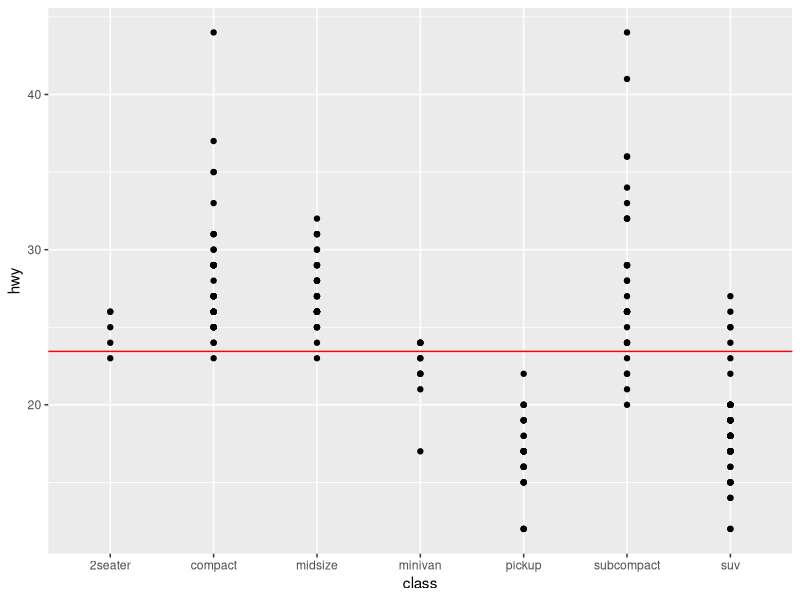
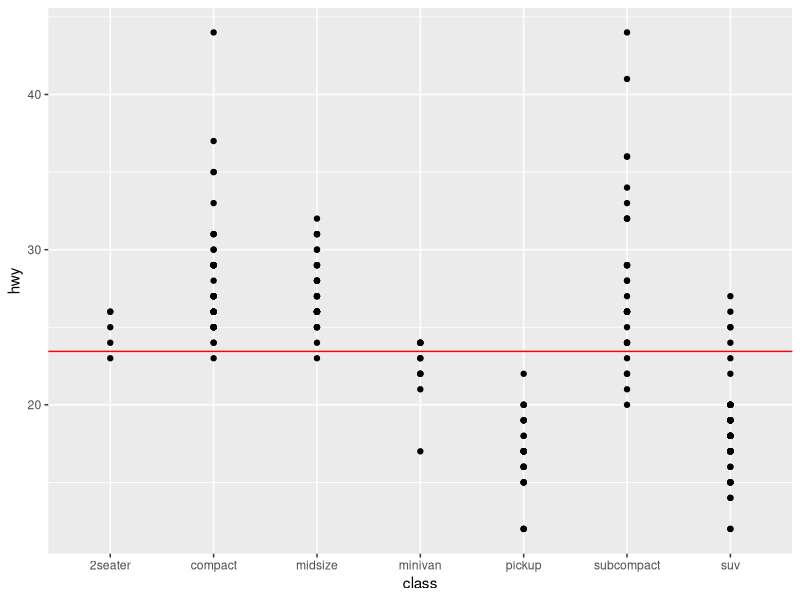
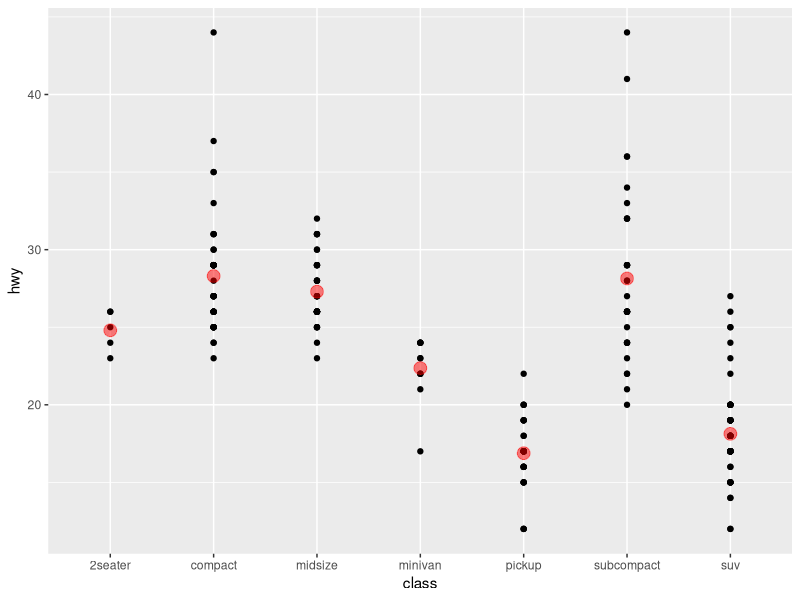
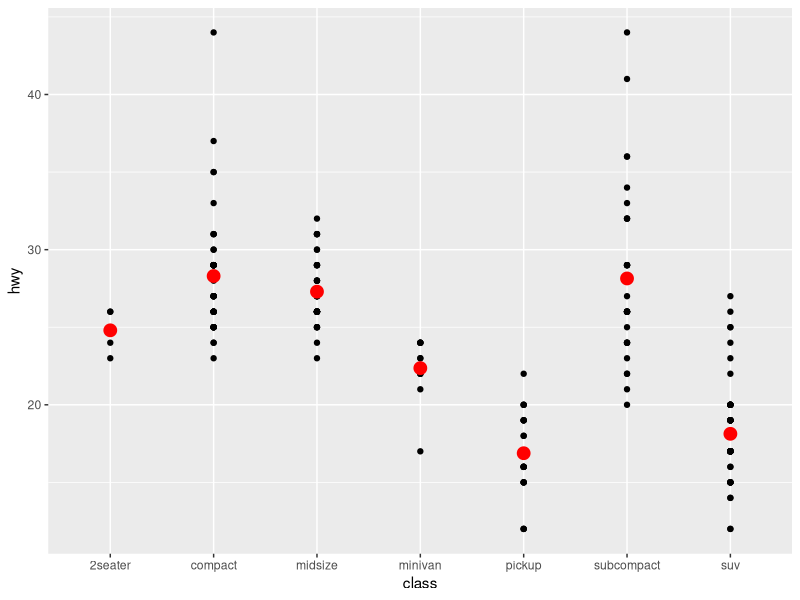
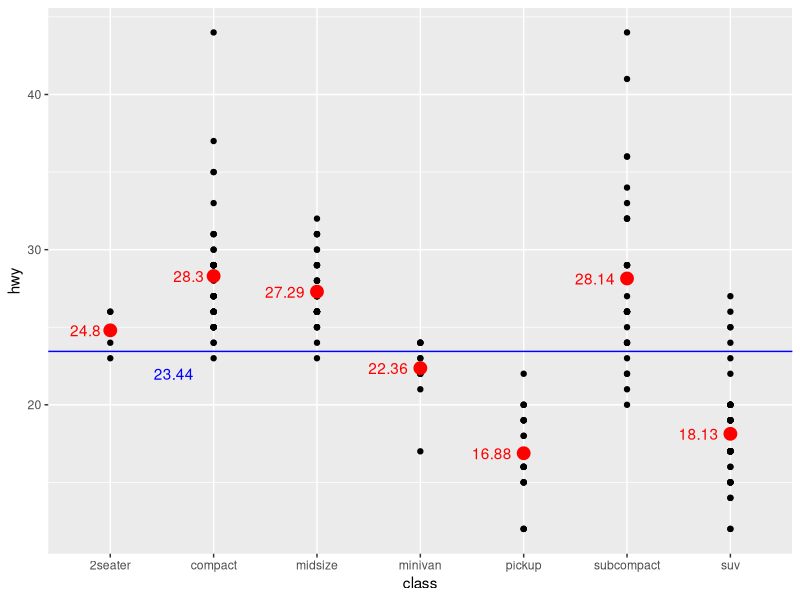

These figures' R source, in order: (Note: this script raises an error after producing the figures.)
## ---- chunk 1
knitr::opts_chunk$set(echo = TRUE)
library(ggplot2)
library(dplyr)
## ---- chunk 2
hwymean1 <- summarize(mpg, avghwy = mean(hwy))
## ---- chunk 3
print(hwymean1)
## ---- chunk 4
ggplot(mpg, aes(class, hwy)) +
  geom_point() +
  geom_hline(aes(yintercept = avghwy), 
             data = hwymean1, 
             color = "red")

## ---- chunk 5
ggplot(mpg, aes(class, hwy)) +
  geom_point() +
  geom_hline(yintercept = 23.44017, 
             color = "red")
## ---- chunk 6
hwymean2 <- mpg %>%
            group_by(class) %>%
            summarize(avghwy = mean(hwy)) %>%
            ungroup()
## ---- chunk 7
ggplot(mpg, aes(class, hwy)) +
  geom_point() +
  geom_point(aes(x = class, y = avghwy),
             data = hwymean2,
             color = "red",
             size = 4,
             alpha = 0.5)
## ---- chunk 8

ggplot(mpg, aes(class, hwy)) +
  geom_point() +
  geom_point(aes(y = avghwy), 
             hwymean2, 
             color = "red", 
             size = 4)

## ---- chunk 9

ggplot(mpg, aes(class, hwy)) +
  geom_point() +
  geom_point(aes(y = avghwy), 
             hwymean2, 
             color = "red", 
             size = 4) +
  geom_text(aes(label = round(avghwy, 2), y = avghwy), 
            data = hwymean2, 
            color = "red", 
            hjust = 1.3) +
  geom_hline(aes(yintercept = avghwy), 
             data = hwymean1, 
             color = "blue") +
  geom_text(aes(x = "compact", y = 22, label = round(avghwy,2)),
            data = hwymean1, 
            color = "blue", 
            hjust = 1.5) 

## ---- chunk 10
hwymean1 <- summarize(mpg, avghwy = mean(hwy),
                      maxhwy = max(hwy),
                      minhwy = min(hwy))
## ---- chunk 11

ggplot(mpg, aes(class, hwy)) +
  geom_point() +
  geom_point(aes(y = avghwy), 
             hwymean2, 
             color = "red", 
             size = 4) +
  geom_text(aes(label = round(avghwy, 2), y = avghwy), 
            data = hwymean2, 
            color = "red", 
            hjust = 1.3) +
  geom_hline(aes(yintercept = avghwy), 
             data = hwymean1, 
             color = "blue") +
  geom_text(aes(x = "compact", y = 22, label = round(avghwy,2)),
            data = hwymean1, 
            color = "blue", 
            hjust = 1.5) +
  geom_point(aes(y = maxhwy),
             hwymean2,
             color = "green",
             size = 4,
             alpha = 0.7) +
  geom_point(aes(y =minhwy),
             hwymean2,
             color = "navy",
             size = 4,
             alpha = 0.7)
## ---- chunk 12
m1 = inner_join(mpg,hwymean2, by = "class")
m1$class = reorder(m1$class, m1$avghwy)
## ---- chunk 13

ggplot(m1, aes(class, hwy)) +
  geom_point() +
  geom_point(aes(y = avghwy), 
             data = hwymean2, 
             color = "red", 
             size = 4,
             alpha = 0.5) +
  geom_text(aes(label = round(avghwy, 2), y = avghwy), 
            data = hwymean2, 
            color = "red", 
            hjust = 1.3) +
  geom_hline(aes(yintercept = avghwy), 
             data = hwymean1, 
             color = "blue") +
  geom_text(aes(x = "compact", y = 22, label = round(avghwy,2)),
            data = hwymean1, 
            color = "blue", 
            hjust = 1.5) 

